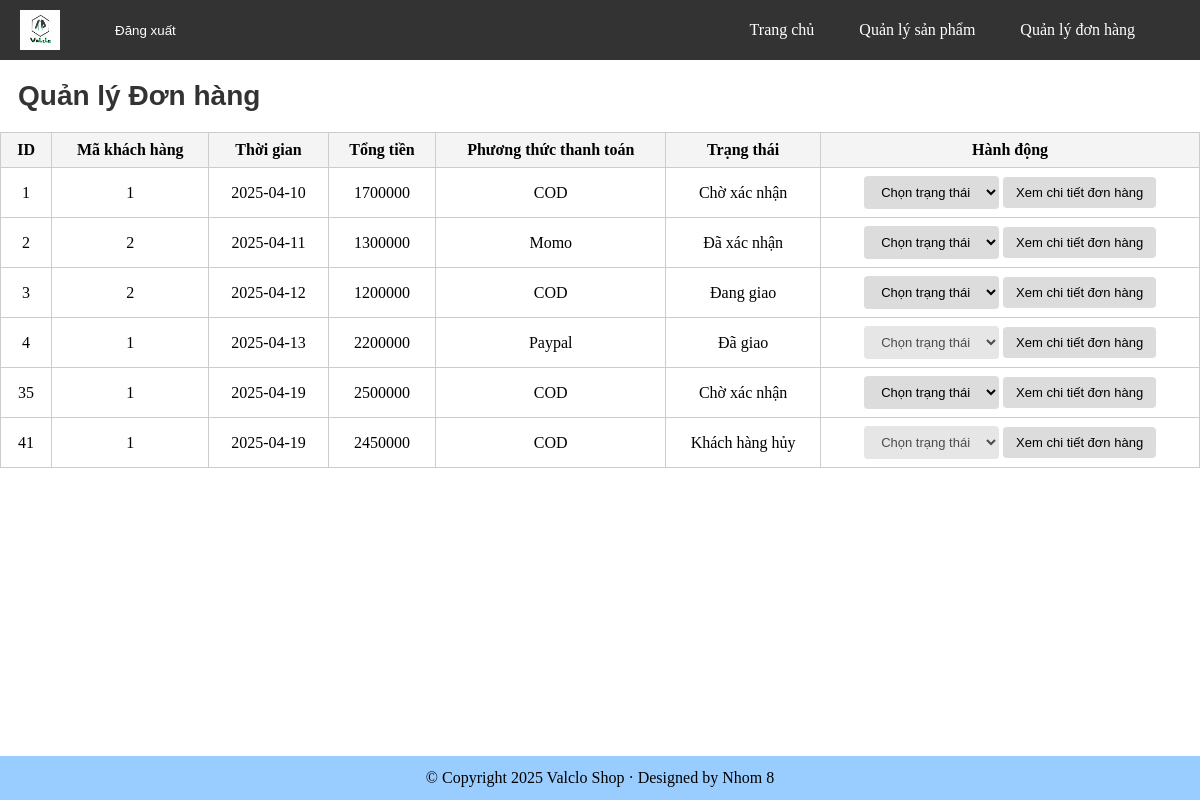
Page /Admin/qldonhang.php on the earlier database version.
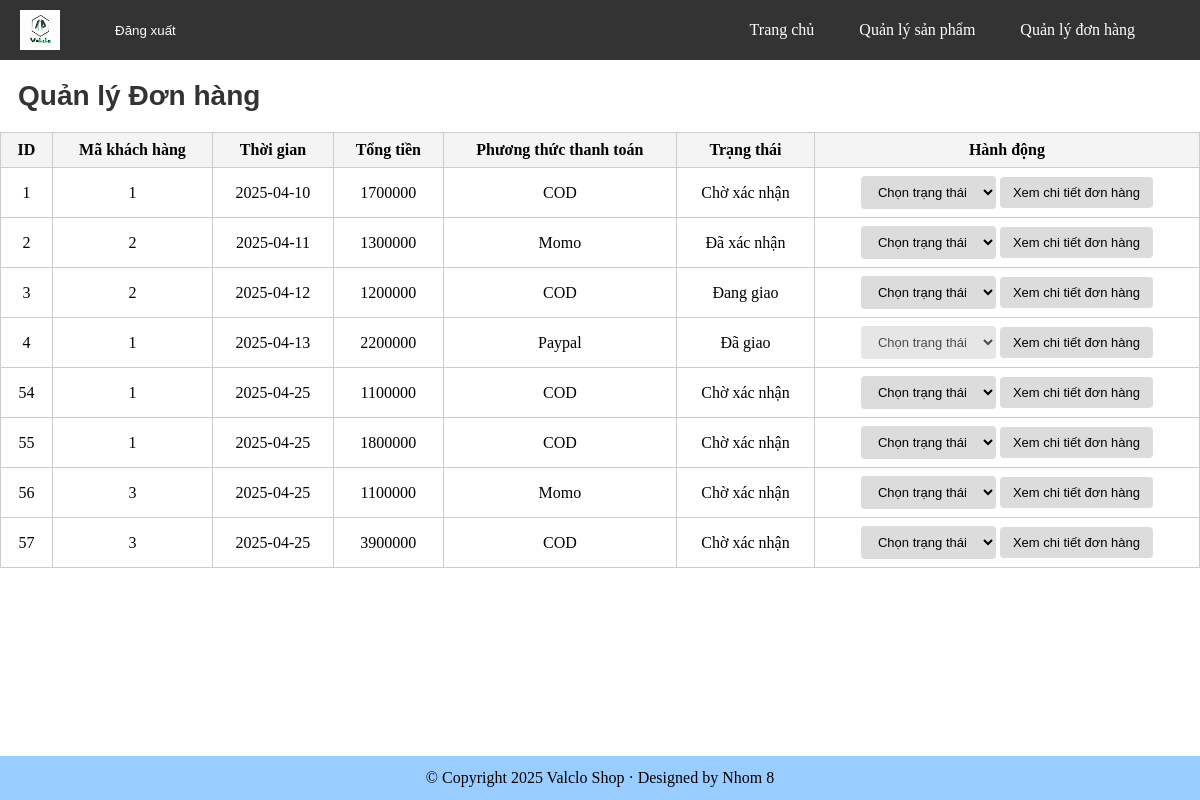
Same page on the later database version.
### tables this page shows
CREATE TABLE `order` (
  `ID` bigint(20) NOT NULL,
  `UID` bigint(20) NOT NULL,
  `TIME` date DEFAULT NULL,
  `STATUS` enum('Chờ xác nhận','Đã xác nhận','Đang giao','Đã giao','Khách hàng hủy','Cửa hàng hủy') DEFAULT 'Chờ xác nhận',
  `TOTAL_PRICE` int(11) DEFAULT NULL,
  `METHOD` enum('Momo','Paypal','COD') DEFAULT NULL
);

### Admin/qldonhang.php (the view, shortened to what this page needs)
<?php
include 'connect.php';
$orders = [];
$resultOrders = $conn->query("SELECT * FROM `ORDER` ORDER BY ID ASC");
if ($resultOrders) {
    while ($row = $resultOrders->fetch_assoc()) {
        $orders[] = $row;
    }
}
?>
<!DOCTYPE html>
<html>
<head>
</head>
<body>
    <?php include 'employee_header.php'; ?>
    <main>
        <div id="page">
            <h1 class="title">Quản lý Đơn hàng</h1>
            <table>
                <tr>
                    <th>ID</th>
                    <th>Mã khách hàng</th>
                    <th>Thời gian</th>
                    <th>Tổng tiền</th>
                    <th>Phương thức thanh toán</th>
                    <th>Trạng thái</th>
                    <th>Hành động</th>
                </tr>
                <?php foreach($orders as $order): ?>
                <tr class="order-row">
                    <td><?php echo $order['ID']; ?></td>
                    <td><?php echo $order['UID']; ?></td>
                    <td><?php echo $order['TIME']; ?></td>
                    <td><?php echo $order['TOTAL_PRICE']; ?></td>
                    <td><?php echo $order['METHOD']; ?></td>
                    <td><?php echo $order['STATUS']; ?></td>
                    <td>
                        <select onchange="changeStatus(<?php echo $order['ID']; ?>, this)"
                            <?php if(in_array($order['STATUS'], ['Đã giao', 'Khách hàng hủy', 'Cửa hàng hủy'])) echo 'disabled'; ?>>
                            <option value="">Chọn trạng thái</option>
                        </select>
                        <button onclick="openModal('modal_<?php echo $order['ID']; ?>')" class="btn2">Xem chi tiết đơn hàng</button>
                    </td>
                </tr>
                <?php endforeach; ?>
            </table>
        </div>
        <link rel="stylesheet" href="./assets/css/admin_style.css">
    </main>
    <?php include 'admin_footer.php'; ?>
</body>
</html>

### Admin/employee_header.php (shortened to what this page needs)
<section class="dashboard">
    <div class="header_container">
        <div class="left">
            <img src="./assets/img/np.png" alt="Logo" class="logo_header" style="width: 40px; height: 40px; margin-right: 10px;">
            <span style="font-size: 1.05em; color: rgb(204, 204, 255);"><?php echo ucfirst($_SESSION['username']); ?></span>            <form action="employee_logout.php" method="post">
                <button type="submit" class="btn_header" style="font-size: smaller;">Đăng xuất</button>
            </form>
        </div>
        <div class="right">
            <a href="employee_index.php" class="btn_header">Trang chủ</a>
            <a href="qlsp.php" class="btn_header">Quản lý sản phẩm</a>
            <a href="qldonhang.php" class="btn_header">Quản lý đơn hàng</a>
        </div>
    </div>
</section>

### Admin/admin_footer.php
<footer>
    <div class="footer">
        <div class="footer-content">
            <div class="copyright">
            <p>© Copyright 2025 Valclo Shop · Designed by Nhom 8</p>
            </div>
        </div>
    </div>
</footer>

### Admin/assets/css/admin_style.css (style rules this page uses)
* { margin: 0; }
html, body { height: 100%; margin: 0; display: flex; flex-direction: column; }
main { flex: 1; }
.header_container { display: flex; justify-content: space-between; align-items: center; background-color: #333; padding: 10px 20px; }
.left { display: flex; align-items: center; gap: 15px; }
.btn_header { text-decoration: none; color: white; background-color: transparent; padding: 10px 15px; border: none; cursor: pointer; font-size: 16px; }
.right { display: flex; padding-right: 30px; gap: 15px; }
.title { top: 10px; font-size: 28px; font-weight: bold; color: #333; padding: 20px 18px; font-family: Sans-serif; }
.footer { background-color: #99ccff; margin-top: 2px; }
.footer-content { margin: 0 auto; padding: 13px 0; justify-content: center; text-align: center; }
.btn2 { background-color: #DCDCDC; color: rgb(0, 0, 0); padding: 8px 13px; border: none; border-radius: 4px; cursor: pointer; font-size: 13px; text-align: center; }
select { background-color: #DCDCDC; color: rgb(0, 0, 0); padding: 8px 13px; border: none; border-radius: 4px; font-size: 13px; text-align: center; }

### Admin/qldonhang.php (style rules this page uses)
#page { transition: filter 0.3s ease; }
table { border-collapse: collapse; width: 100%; text-align: center; }
th, td { padding: 8px 12px; border: 1px solid #ccc; }
th { background-color: #f4f4f4; }

Differences in the rows shown:
removed order: ID "35", UID "1", TIME "2025-04-19", TOTAL_PRICE "2500000", METHOD "COD", STATUS "Chờ xác nhận"
removed order: ID "41", UID "1", TIME "2025-04-19", TOTAL_PRICE "2450000", METHOD "COD", STATUS "Khách hàng hủy"
added order: ID "54", UID "1", TIME "2025-04-25", TOTAL_PRICE "1100000", METHOD "COD", STATUS "Chờ xác nhận"
added order: ID "55", UID "1", TIME "2025-04-25", TOTAL_PRICE "1800000", METHOD "COD", STATUS "Chờ xác nhận"
added order: ID "56", UID "3", TIME "2025-04-25", TOTAL_PRICE "1100000", METHOD "Momo", STATUS "Chờ xác nhận"
added order: ID "57", UID "3", TIME "2025-04-25", TOTAL_PRICE "3900000", METHOD "COD", STATUS "Chờ xác nhận"
